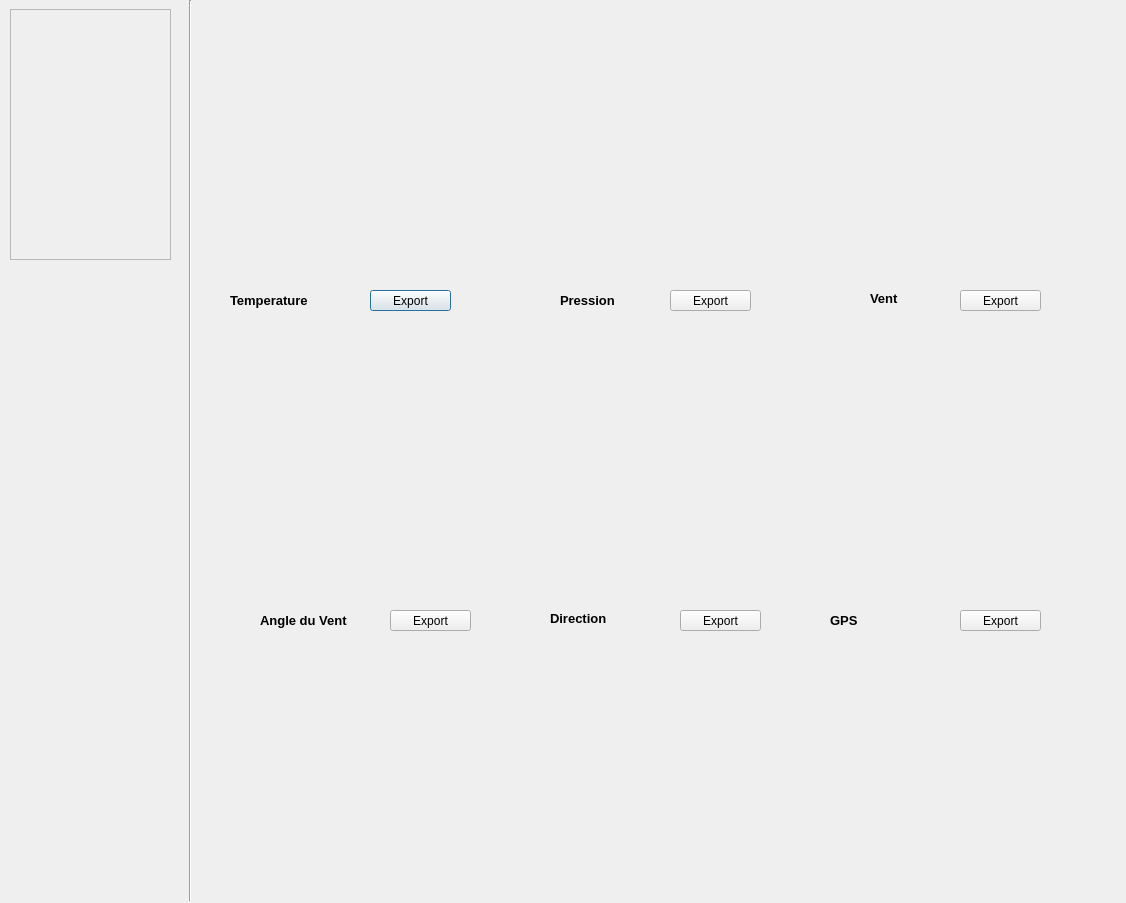
<?xml version="1.0" encoding="UTF-8"?>
<ui version="4.0">
 <class>graphique</class>
 <widget class="QDialog" name="graphique">
  <property name="geometry">
   <rect>
    <x>0</x>
    <y>0</y>
    <width>1126</width>
    <height>903</height>
   </rect>
  </property>
  <property name="windowTitle">
   <string>Graphique</string>
  </property>
  <property name="windowIcon">
   <iconset resource="logo/logo.qrc">
    <normaloff>:/rc/graphique.png</normaloff>:/rc/graphique.png</iconset>
  </property>
  <widget class="Line" name="line">
   <property name="geometry">
    <rect>
     <x>180</x>
     <y>0</y>
     <width>20</width>
     <height>901</height>
    </rect>
   </property>
   <property name="orientation">
    <enum>Qt::Vertical</enum>
   </property>
  </widget>
  <widget class="QScrollArea" name="scrollArea">
   <property name="geometry">
    <rect>
     <x>10</x>
     <y>9</y>
     <width>161</width>
     <height>251</height>
    </rect>
   </property>
   <property name="widgetResizable">
    <bool>true</bool>
   </property>
   <widget class="QWidget" name="ScrollContent">
    <property name="geometry">
     <rect>
      <x>0</x>
      <y>0</y>
      <width>159</width>
      <height>249</height>
     </rect>
    </property>
   </widget>
  </widget>
  <widget class="QCustomPlot" name="Direction" native="true">
   <property name="geometry">
    <rect>
     <x>490</x>
     <y>340</y>
     <width>271</width>
     <height>261</height>
    </rect>
   </property>
  </widget>
  <widget class="QCustomPlot" name="GPS" native="true">
   <property name="geometry">
    <rect>
     <x>780</x>
     <y>340</y>
     <width>261</width>
     <height>261</height>
    </rect>
   </property>
  </widget>
  <widget class="QCustomPlot" name="Angle" native="true">
   <property name="geometry">
    <rect>
     <x>190</x>
     <y>340</y>
     <width>281</width>
     <height>261</height>
    </rect>
   </property>
  </widget>
  <widget class="QCustomPlot" name="Vent" native="true">
   <property name="geometry">
    <rect>
     <x>770</x>
     <y>10</y>
     <width>271</width>
     <height>271</height>
    </rect>
   </property>
  </widget>
  <widget class="QCustomPlot" name="Pression" native="true">
   <property name="geometry">
    <rect>
     <x>470</x>
     <y>10</y>
     <width>281</width>
     <height>271</height>
    </rect>
   </property>
  </widget>
  <widget class="QCustomPlot" name="Temperature" native="true">
   <property name="geometry">
    <rect>
     <x>190</x>
     <y>10</y>
     <width>261</width>
     <height>271</height>
    </rect>
   </property>
  </widget>
  <widget class="QLabel" name="TemperatureLabel">
   <property name="geometry">
    <rect>
     <x>230</x>
     <y>290</y>
     <width>91</width>
     <height>20</height>
    </rect>
   </property>
   <property name="font">
    <font>
     <pointsize>10</pointsize>
     <bold>true</bold>
    </font>
   </property>
   <property name="text">
    <string>Temperature</string>
   </property>
  </widget>
  <widget class="QLabel" name="PressionLabel">
   <property name="geometry">
    <rect>
     <x>560</x>
     <y>290</y>
     <width>91</width>
     <height>21</height>
    </rect>
   </property>
   <property name="font">
    <font>
     <pointsize>10</pointsize>
     <bold>true</bold>
    </font>
   </property>
   <property name="text">
    <string>Pression</string>
   </property>
  </widget>
  <widget class="QLabel" name="VentLabel">
   <property name="geometry">
    <rect>
     <x>870</x>
     <y>290</y>
     <width>41</width>
     <height>16</height>
    </rect>
   </property>
   <property name="font">
    <font>
     <pointsize>10</pointsize>
     <bold>true</bold>
    </font>
   </property>
   <property name="text">
    <string>Vent</string>
   </property>
  </widget>
  <widget class="QLabel" name="AngleLabel">
   <property name="geometry">
    <rect>
     <x>260</x>
     <y>610</y>
     <width>101</width>
     <height>21</height>
    </rect>
   </property>
   <property name="font">
    <font>
     <pointsize>10</pointsize>
     <bold>true</bold>
    </font>
   </property>
   <property name="text">
    <string>Angle du Vent</string>
   </property>
  </widget>
  <widget class="QLabel" name="GPSLabel">
   <property name="geometry">
    <rect>
     <x>830</x>
     <y>610</y>
     <width>111</width>
     <height>20</height>
    </rect>
   </property>
   <property name="font">
    <font>
     <pointsize>10</pointsize>
     <bold>true</bold>
    </font>
   </property>
   <property name="text">
    <string>GPS</string>
   </property>
  </widget>
  <widget class="QLabel" name="DirectionLabel">
   <property name="geometry">
    <rect>
     <x>550</x>
     <y>610</y>
     <width>91</width>
     <height>16</height>
    </rect>
   </property>
   <property name="font">
    <font>
     <pointsize>10</pointsize>
     <bold>true</bold>
    </font>
   </property>
   <property name="text">
    <string>Direction</string>
   </property>
  </widget>
  <widget class="QPushButton" name="TempButton">
   <property name="geometry">
    <rect>
     <x>370</x>
     <y>290</y>
     <width>81</width>
     <height>21</height>
    </rect>
   </property>
   <property name="text">
    <string>Export</string>
   </property>
  </widget>
  <widget class="QPushButton" name="PressionButton">
   <property name="geometry">
    <rect>
     <x>670</x>
     <y>290</y>
     <width>81</width>
     <height>21</height>
    </rect>
   </property>
   <property name="text">
    <string>Export</string>
   </property>
  </widget>
  <widget class="QPushButton" name="VentButton">
   <property name="geometry">
    <rect>
     <x>960</x>
     <y>290</y>
     <width>81</width>
     <height>21</height>
    </rect>
   </property>
   <property name="text">
    <string>Export</string>
   </property>
  </widget>
  <widget class="QPushButton" name="AngleButton">
   <property name="geometry">
    <rect>
     <x>390</x>
     <y>610</y>
     <width>81</width>
     <height>21</height>
    </rect>
   </property>
   <property name="text">
    <string>Export</string>
   </property>
  </widget>
  <widget class="QPushButton" name="DirectionButton">
   <property name="geometry">
    <rect>
     <x>680</x>
     <y>610</y>
     <width>81</width>
     <height>21</height>
    </rect>
   </property>
   <property name="text">
    <string>Export</string>
   </property>
  </widget>
  <widget class="QPushButton" name="GPSButton">
   <property name="geometry">
    <rect>
     <x>960</x>
     <y>610</y>
     <width>81</width>
     <height>21</height>
    </rect>
   </property>
   <property name="text">
    <string>Export</string>
   </property>
  </widget>
 </widget>
 <customwidgets>
  <customwidget>
   <class>QCustomPlot</class>
   <extends>QWidget</extends>
   <header>qcustomplot.h</header>
   <container>1</container>
  </customwidget>
 </customwidgets>
 <resources>
  <include location="logo/logo.qrc"/>
 </resources>
 <connections/>
</ui>
